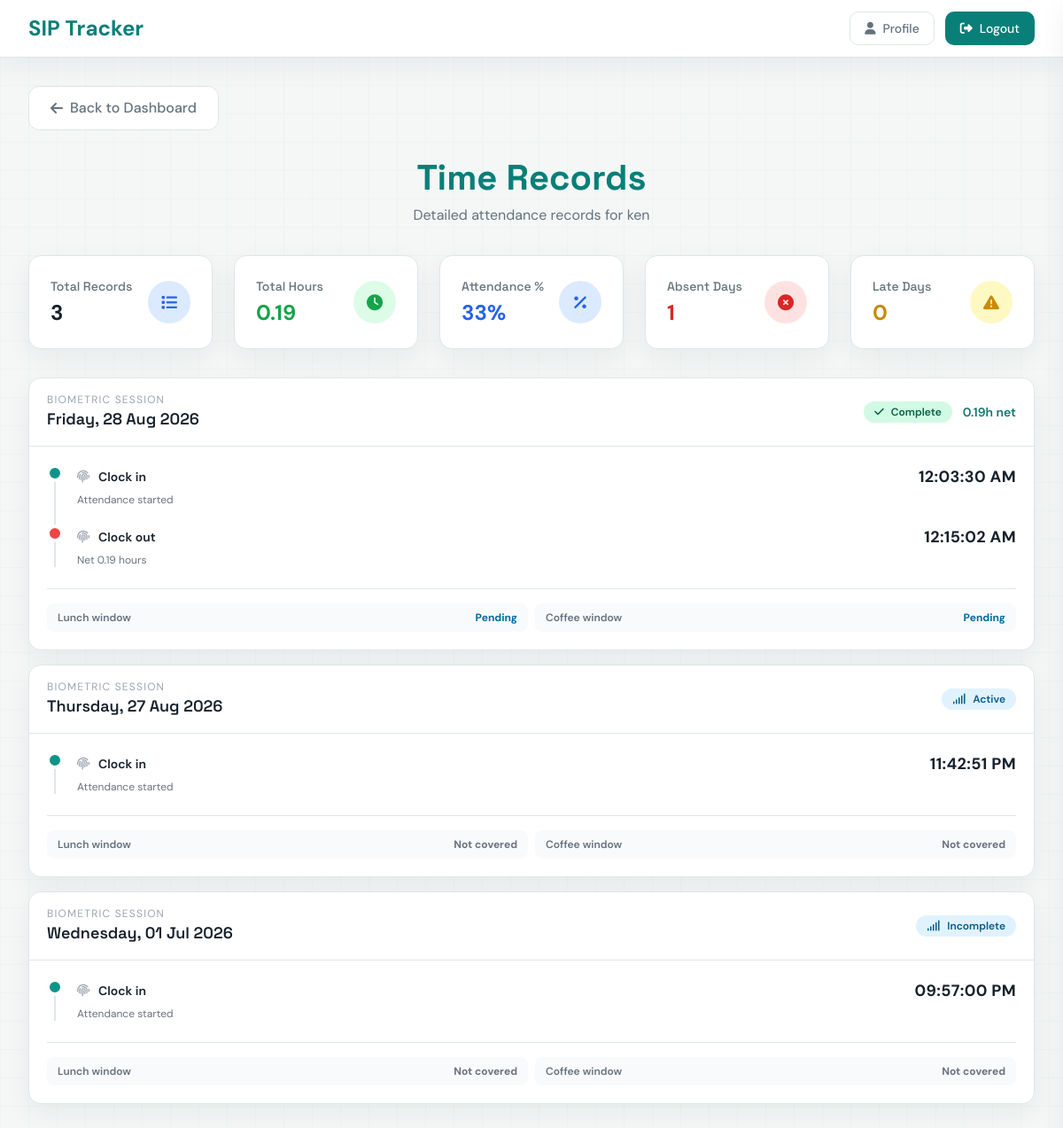
The page /records (signed in) on the database its author committed.
### app.py (models this page shows)
class User(UserMixin, db.Model):
    id = db.Column(db.Integer, primary_key=True)
    username = db.Column(db.String(150), unique=True, nullable=False, index=True)
    password = db.Column(db.String(255), nullable=False)
    role = db.Column(db.String(25), nullable=False, default='student', index=True)
    supervisor_id = db.Column(db.Integer, db.ForeignKey('user.id'), nullable=True, index=True)
    photo = db.Column(db.String(200), nullable=True)

class Attendance(db.Model):
    id = db.Column(db.Integer, primary_key=True)
    user_id = db.Column(db.Integer, db.ForeignKey('user.id'), index=True)
    time_in = db.Column(db.DateTime, index=True)
    time_out = db.Column(db.DateTime)
    lunch_start = db.Column(db.DateTime, nullable=True)
    lunch_end = db.Column(db.DateTime, nullable=True)
    coffee_start = db.Column(db.DateTime, nullable=True)
    coffee_end = db.Column(db.DateTime, nullable=True)

### app.py (the view)
@app.route('/records')
@login_required
def records():
    student_username = request.args.get('student')
    if current_user.role == 'supervisor' and student_username:
        student = User.query.filter_by(username=student_username, role='student', supervisor_id=current_user.id).first()
        if not student:
            flash('Student not found.')
            return redirect(url_for('supervisor_dashboard'))
        target_user = student
    else:
        target_user = current_user
    records = Attendance.query.filter_by(user_id=target_user.id).order_by(Attendance.id.desc()).all()
    total_records = len(records)
    present_records = [rec for rec in records if rec.time_in and rec.time_out]
    today = date.today()
    def record_counts_as_absent(rec):
        if not rec.time_in:
            return True
        if rec.time_out:
            return False
        if rec.time_in.date() >= today:
            return False
        return True
    absent_days = sum(1 for rec in records if record_counts_as_absent(rec))
    late_days = len([rec for rec in present_records if rec.time_in.hour > 9])
    total_hours = sum(net_work_hours(rec) for rec in present_records)
    attendance_percent = int((len(present_records) / total_records) * 100) if total_records else 0
    record_details = {
        rec.id: {
            'status': attendance_status(rec),
            'events': attendance_events(rec),
            'scheduled_breaks': scheduled_breaks(rec),
        }
        for rec in records
    }
    return render_template(
        'records.html',
        records=records,
        student=target_user,
        total_hours=round(total_hours, 2),
        attendance_percent=attendance_percent,
        absent_days=absent_days,
        late_days=late_days,
        today=today,
        record_details=record_details,
    )

### app.py (called while the page is built)
@app.context_processor
def inject_today():
    return {'today': date.today(), 'csrf_token': csrf_token}

def csrf_token():
    token = session.get('_csrf_token')
    if not token:
        token = secrets.token_urlsafe(32)
        session['_csrf_token'] = token
    return token

@app.before_request
def _protect_post_requests():
    if request.method in {'POST', 'PUT', 'PATCH', 'DELETE'}:
        expected = session.get('_csrf_token')
        supplied = request.form.get('_csrf_token') or request.headers.get('X-CSRF-Token')
        if not expected or not supplied or not secrets.compare_digest(expected, supplied):
            return jsonify({'success': False, 'message': 'Invalid or missing CSRF token.'}), 400

@app.after_request
def _set_security_headers(response):
    response.headers.setdefault('X-Content-Type-Options', 'nosniff')
    response.headers.setdefault('X-Frame-Options', 'DENY')
    response.headers.setdefault('Referrer-Policy', 'strict-origin-when-cross-origin')
    return response

@login_manager.user_loader
def load_user(user_id):
    return db.session.get(User, int(user_id))

def completed_break_seconds(rec):
    total = 0.0
    if rec.lunch_start and rec.lunch_end:
        total += (rec.lunch_end - rec.lunch_start).total_seconds()
    if rec.coffee_start and rec.coffee_end:
        total += (rec.coffee_end - rec.coffee_start).total_seconds()
    return total

def net_work_hours(rec):
    if not rec.time_in or not rec.time_out:
        return 0.0
    gross = (rec.time_out - rec.time_in).total_seconds()
    return max(0.0, gross - completed_break_seconds(rec)) / 3600.0

def attendance_status(rec):
    if not rec.time_in:
        return 'No clock-in', 'neutral'
    now = rec.time_out or datetime.now()
    lunch_duration = (rec.lunch_end or now) - rec.lunch_start if rec.lunch_start else timedelta()
    coffee_duration = (rec.coffee_end or now) - rec.coffee_start if rec.coffee_start else timedelta()
    overbreak = lunch_duration > LUNCH_BREAK_MAX or coffee_duration > COFFEE_BREAK_MAX
    if overbreak:
        return 'Overbreak', 'warning'
    if not rec.time_out:
        return ('Incomplete' if rec.time_in.date() < date.today() else 'Active'), 'active'
    return 'Complete', 'complete'

def scheduled_breaks(rec):
    return [
        scheduled_break_status(rec, LUNCH_WINDOW_START, LUNCH_WINDOW_END, 'Lunch window'),
        scheduled_break_status(rec, COFFEE_WINDOW_START, COFFEE_WINDOW_END, 'Coffee window'),
    ]

### templates/records.html (shortened to what this page needs)
{% extends 'base.html' %} {% block title %}Time Records{% endblock %} {% block
body %}
<div class="min-h-screen py-8">
  <div class="max-w-7xl mx-auto px-4 sm:px-6 lg:px-8">
    <div class="mb-8">
      <a
        href="{{
          url_for('dashboard')
          if student.id == current_user.id
          else url_for('supervisor_dashboard')
        }}"
        class="inline-flex items-center px-6 py-3 border border-gray-300 text-gray-700 bg-white hover:bg-gray-50 rounded-xl font-medium transition-colors duration-200"
      >
        <i class="fas fa-arrow-left mr-2"></i>
        Back to {{ 'Dashboard' if student.id == current_user.id else 'Supervisor
        Dashboard' }}
      </a>
    </div>
    <div class="text-center mb-8">
      <h1
        class="text-4xl font-bold bg-gradient-to-r from-indigo-600 to-purple-600 bg-clip-text text-transparent mb-2"
      >
        Time Records
      </h1>
      <p class="text-gray-600">
        Detailed attendance records for {{ student.username }}
      </p>
    </div>
    <div class="grid grid-cols-1 sm:grid-cols-2 lg:grid-cols-5 gap-6 mb-8">
      <div
        class="bg-white rounded-2xl shadow-lg border border-gray-100 p-6 hover:shadow-xl transition-shadow duration-300"
      >
        <div class="flex items-center justify-between">
          <div>
            <h3 class="text-sm font-medium text-gray-600 mb-1">
              Total Records
            </h3>
            <p class="text-2xl font-bold text-gray-900">{{ records|length }}</p>
          </div>
          <div
            class="w-12 h-12 bg-blue-100 rounded-full flex items-center justify-center"
          >
            <i class="fas fa-list text-blue-600 text-lg"></i>
          </div>
        </div>
      </div>
      <div
        class="bg-white rounded-2xl shadow-lg border border-gray-100 p-6 hover:shadow-xl transition-shadow duration-300"
      >
        <div class="flex items-center justify-between">
          <div>
            <h3 class="text-sm font-medium text-gray-600 mb-1">Total Hours</h3>
            <p class="text-2xl font-bold text-green-600">
              {{ total_hours|default(0)|round(2) }}
            </p>
          </div>
          <div
            class="w-12 h-12 bg-green-100 rounded-full flex items-center justify-center"
          >
            <i class="fas fa-clock text-green-600 text-lg"></i>
          </div>
        </div>
      </div>
      <div
        class="bg-white rounded-2xl shadow-lg border border-gray-100 p-6 hover:shadow-xl transition-shadow duration-300"
      >
        <div class="flex items-center justify-between">
          <div>
            <h3 class="text-sm font-medium text-gray-600 mb-1">Attendance %</h3>
            <p class="text-2xl font-bold text-blue-600">
              {{ attendance_percent }}%
            </p>
          </div>
          <div
            class="w-12 h-12 bg-blue-100 rounded-full flex items-center justify-center"
          >
            <i class="fas fa-percentage text-blue-600 text-lg"></i>
          </div>
        </div>
      </div>
      <div
        class="bg-white rounded-2xl shadow-lg border border-gray-100 p-6 hover:shadow-xl transition-shadow duration-300"
      >
        <div class="flex items-center justify-between">
          <div>
            <h3 class="text-sm font-medium text-gray-600 mb-1">Absent Days</h3>
            <p class="text-2xl font-bold text-red-600">
              {{ absent_days|default(0) }}
            </p>
          </div>
          <div
            class="w-12 h-12 bg-red-100 rounded-full flex items-center justify-center"
          >
            <i class="fas fa-times-circle text-red-600 text-lg"></i>
          </div>
        </div>
      </div>
      <div
        class="bg-white rounded-2xl shadow-lg border border-gray-100 p-6 hover:shadow-xl transition-shadow duration-300"
      >
        <div class="flex items-center justify-between">
          <div>
            <h3 class="text-sm font-medium text-gray-600 mb-1">Late Days</h3>
            <p class="text-2xl font-bold text-yellow-600">
              {{ late_days|default(0) }}
            </p>
          </div>
          <div
            class="w-12 h-12 bg-yellow-100 rounded-full flex items-center justify-center"
          >
            <i class="fas fa-exclamation-triangle text-yellow-600 text-lg"></i>
          </div>
        </div>
      </div>
    </div>
    <section class="space-y-4" aria-label="Biometric attendance timeline">
      {% if records|length == 0 %}
      <div
        class="bg-white rounded-2xl shadow-lg border border-gray-100 p-10 text-center"
      >
        <i class="fas fa-fingerprint text-4xl text-gray-300 mb-4"></i>
        <p class="text-gray-600 text-lg">No biometric events yet</p>
        <p class="text-gray-400 text-sm">
          Clock-in and break scans will appear here.
        </p>
      </div>
      {% else %} {% for rec in records %} {% set detail = record_details[rec.id]
      %} {% set status = detail.status[0] %} {% set tone = detail.status[1] %}
      <article
        class="bg-white rounded-2xl shadow-lg border border-gray-100 overflow-hidden"
      >
        <header
          class="flex flex-col sm:flex-row sm:items-center justify-between gap-3 px-5 py-4 border-b border-gray-100"
        >
          <div>
            <p class="text-xs uppercase tracking-widest text-gray-400">
              Biometric session
            </p>
            <h2 class="text-lg font-semibold text-gray-900">
              {{ rec.time_in.strftime('%A, %d %b %Y') if rec.time_in else
              'Unregistered session' }}
            </h2>
          </div>
          <div class="flex items-center gap-3">
            <span
              class="inline-flex items-center rounded-full px-3 py-1 text-xs font-semibold {% if tone == 'complete' %}bg-emerald-100 text-emerald-800{% elif tone == 'active' %}bg-sky-100 text-sky-800{% elif tone == 'warning' %}bg-amber-100 text-amber-800{% else %}bg-gray-100 text-gray-700{% endif %}"
            >
              <i
                class="fas {% if tone == 'complete' %}fa-check{% elif tone == 'active' %}fa-signal{% elif tone == 'warning' %}fa-triangle-exclamation{% else %}fa-clock{% endif %} mr-2"
              ></i
              >{{ status }}
            </span>
            {% if rec.time_in and rec.time_out %}<span
              class="text-sm font-semibold text-teal-700"
              >{{ rec|net_hours }}h net</span
            >{% endif %}
          </div>
        </header>
        <div class="px-5 py-5">
          {% if detail.events %}
          <ol class="relative ml-2 border-l-2 border-gray-100 space-y-5">
            {% for event in detail.events %}
            <li class="relative pl-6">
              <span
                class="absolute -left-[11px] top-0 flex h-5 w-5 items-center justify-center rounded-full border-4 border-white {% if event.tone == 'teal' %}bg-teal-600{% elif event.tone == 'amber' %}bg-amber-500{% elif event.tone == 'cyan' %}bg-cyan-500{% else %}bg-red-500{% endif %}"
              ></span>
              <div
                class="flex flex-col gap-1 sm:flex-row sm:items-center sm:justify-between"
              >
                <div
                  class="flex items-center gap-2 text-sm font-semibold text-gray-900"
                >
                  <i class="fas {{ event.icon }} w-4 text-gray-400"></i>{{
                  event.label }}
                </div>
                <time
                  class="biometric-time text-base font-bold text-gray-900 sm:text-lg"
                  >{{ event.time.strftime('%I:%M:%S %p') }}</time
                >
              </div>
              <p class="mt-1 text-xs text-gray-500">{{ event.detail }}</p>
            </li>
            {% endfor %}
          </ol>
          {% else %}
          <p class="text-sm text-gray-500">
            No timestamped biometric event was recorded.
          </p>
          {% endif %}
          <div
            class="mt-6 grid grid-cols-1 gap-2 border-t border-gray-100 pt-4 sm:grid-cols-2"
          >
            {% for break in detail.scheduled_breaks %}
            <div
              class="flex items-center justify-between rounded-lg bg-gray-50 px-3 py-2"
            >
              <span class="text-xs font-semibold text-gray-600"
                >{{ break.label }}</span
              >
              <span
                class="text-xs font-bold {% if break.status == 'Covered' %}text-emerald-700{% elif break.status == 'Pending' %}text-sky-700{% else %}text-gray-500{% endif %}"
                >{{ break.status }}</span
              >
            </div>
            {% endfor %}
          </div>
        </div>
      </article>
      {% endfor %} {% endif %}
    </section>
  </div>
</div>
{% endblock %}

### templates/base.html (style rules this page uses)
:root { --ink: #17212b; --muted: #64727d; --line: #dfe6e8; --canvas: #f4f7f6; --surface: #ffffff; --teal: #087f78; --teal-dark: #05635f; --teal-soft: #e2f3f0; --amber-soft: #fff4d6; --shadow: 0 10px 30px rgba(23, 33, 43, 0.06); }
*, *::before, *::after { box-sizing: border-box; }
html { min-width: 320px; }
body { display: flex; flex-direction: column; min-height: 100vh; color: var(--ink) !important; background-color: var(--canvas) !important; background-image: linear-gradient(rgba(8, 127, 120, 0.025) 1px, transparent 1px), linear-gradient(90deg, rgba(8, 127, 120, 0.025) 1px, transparent 1px) !important; background-size: 32px 32px !important; font-family: "DM Sans", sans-serif !important; }
h1, h2, h3, h4, h5, h6 { font-family: "Space Grotesk", sans-serif; letter-spacing: 0; }
h1 { font-size: clamp(1.75rem, 4vw, 2.5rem) !important; line-height: 1.1 !important; }
p { line-height: 1.55; }
a { color: inherit; }
.bg-white { background-color: var(--surface) !important; }
.shadow-lg, .shadow-xl, .shadow-2xl { box-shadow: var(--shadow) !important; }
.border-gray-100, .border-gray-200, .border-gray-300 { border-color: var(--line) !important; }
.text-gray-900, .text-gray-800 { color: var(--ink) !important; }
.text-gray-700, .text-gray-600 { color: var(--muted) !important; }
.text-transparent { color: var(--teal) !important; background-image: none !important; -webkit-text-fill-color: currentColor; }
.rounded-2xl, .rounded-3xl { border-radius: 14px !important; }
.biometric-time { font-variant-numeric: tabular-nums; letter-spacing: 0.02em; }

### rows shown on the page
User: username "ken"
Attendance: time_in "Friday, 28 Aug 2026", status "Complete", time_in+time_out+lunch_start "0.19", label "Clock in" "Clock out", time "12:03:30 AM" "12:15:02 AM", detail "Attendance started" "Net 0.19 hours", label "Lunch window" "Coffee window", status "Pending" "Pending"
Attendance: time_in "Thursday, 27 Aug 2026", status "Active", label "Clock in", time "11:42:51 PM", detail "Attendance started", label "Lunch window" "Coffee window", status "Not covered" "Not covered"
Attendance: time_in "Wednesday, 01 Jul 2026", status "Incomplete", label "Clock in", time "09:57:00 PM", detail "Attendance started", label "Lunch window" "Coffee window", status "Not covered" "Not covered"

### other values the page prints
{{ records|length }} "3"
{{ total_hours|default(0)|round(2) }} "0.19"
{{ attendance_percent }} "33"
{{ absent_days|default(0) }} "1"
{{ late_days|default(0) }} "0"
